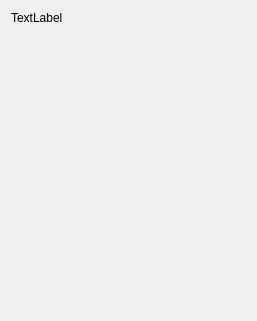
<?xml version="1.0" encoding="UTF-8"?>
<ui version="4.0">
 <class>MainWindow</class>
 <widget class="QMainWindow" name="MainWindow">
  <property name="geometry">
   <rect>
    <x>0</x>
    <y>0</y>
    <width>257</width>
    <height>321</height>
   </rect>
  </property>
  <property name="windowTitle">
   <string>MainWindow</string>
  </property>
  <widget class="QWidget" name="centralWidget">
   <layout class="QFormLayout" name="formLayout">
    <property name="fieldGrowthPolicy">
     <enum>QFormLayout::ExpandingFieldsGrow</enum>
    </property>
    <item row="0" column="0">
     <widget class="QLabel" name="label">
      <property name="text">
       <string>TextLabel</string>
      </property>
     </widget>
    </item>
   </layout>
  </widget>
 </widget>
 <layoutdefault spacing="6" margin="11"/>
 <resources/>
 <connections/>
</ui>
